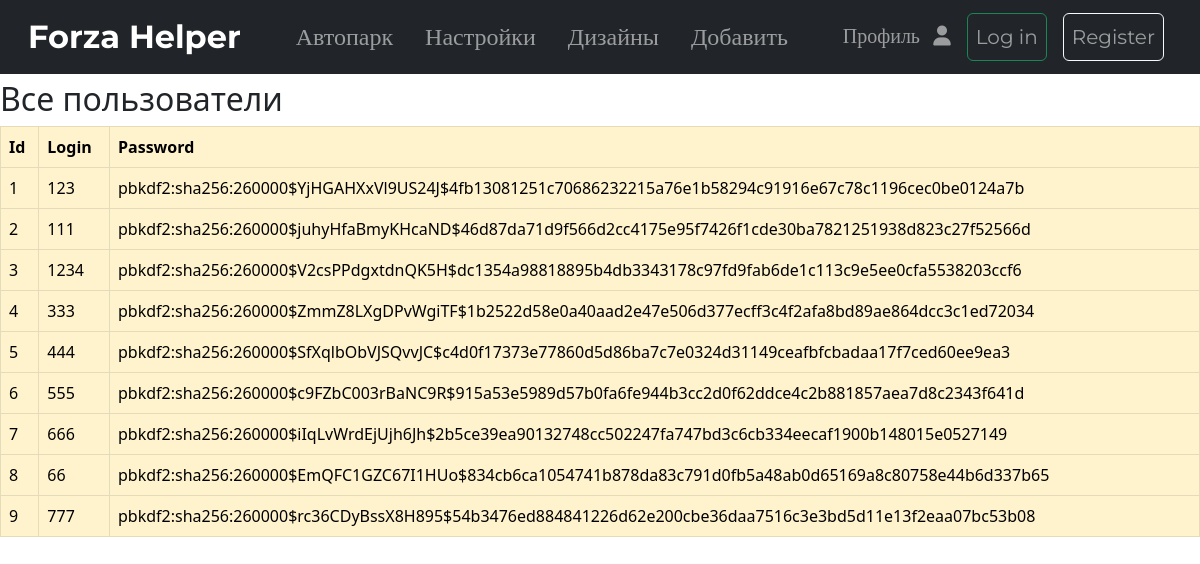
Screenshot of /print-users with the database file from the repository.
### ForzaHelper/models.py (models this page shows)
class User(db.Model, UserMixin):
    id = db.Column(db.Integer, primary_key=True)
    login = db.Column(db.String(128), nullable=False, unique=True)
    password = db.Column(db.String(255), nullable=False)

### ForzaHelper/routes.py (the view)
@app.route('/print-users')
def print_users():
    users = User.query.order_by(User.id).all()
    return render_template('print_users.html', users=users)

### ForzaHelper/routes.py (called while the page is built)
@app.after_request
def redirect_to_signin(response):
    if response.status_code == 401:
        return redirect(url_for('login_page'))
    return response

### ForzaHelper/templates/print_users.html
{% extends 'base.html' %}
{% block body%}
<h2 style="margin-top: 10vh">Все пользователи</h2>
<div class="table-responsive">
    <table class="table table-warning table-hover table-bordered">
      <thead>
        <tr>
          <th scope="col">Id</th>
          <th scope="col">Login</th>
          <th scope="col">Password</th>
        </tr>
      </thead>
      <tbody>
        {% for el in users %}
        <tr class="">
          <td>{{ el.id }}</td>
          <td>{{ el.login }}</td>
          <td>{{ el.password }}</td>
        </tr>
        {% endfor %}
      </tbody>
    </table>
  </div>
{% endblock %}

### ForzaHelper/templates/base.html (shortened to what this page needs)
<!doctype html>
<html lang="en">
<head>
    <link href="https://cdn.jsdelivr.net/npm/bootstrap@5.2.1/dist/css/bootstrap.min.css" rel="stylesheet">
    <link rel="stylesheet" href="{{url_for('static', filename='css/main.css')}}">
    <link rel="stylesheet" href="{{url_for('static', filename='css/add-car-setting.css')}}">
</head>
<body>
    <nav class="navbar navbar-expand-lg fixed-top navbar-dark bg-dark">
        <div class="container-fluid">
          <a class="navbar-brand fw-bold fs-2 ms-3" href="/">Forza Helper</a>
            <ul class="navbar-nav mx-auto mb-2 mb-lg-0">
              <li class="nav-item me-2">
                <a class="nav-link fs-4" href="/car-park">Автопарк</a>
              </li>
              <li class="nav-item mx-2">
                <a class="nav-link fs-4" href="/settings">Настройки</a>
              </li>
              <li class="nav-item mx-2">
                <a class="nav-link fs-4" href="/designs">Дизайны</a>
              </li>
              <li class="nav-item mx-2">
                <a class="nav-link fs-4" href="/add-car-setting">Добавить</a>
              </li>
            </ul>
            <ul class="navbar-nav ms-0 me-3 mb-2 mb-lg-0">
                <li class="nav-item d-flex">
                    <a class="nav-link fs-5" href="/profile">
                      {% if current_user.is_authenticated %}
                      <span>{{ current_user.login }}</span>
                      {% else %}
                      <span>Профиль</span>
                      {% endif %}
                      <i class="fa-solid fa-user ms-2"></i>
                    </a>
                </li>
                {% if current_user.is_authenticated %}
                <li class="nav-item d-flex">
                  <a class="nav-link fs-5 mx-2 btn btn-outline-danger" href="/logout">Log out</a>
                </li>
                {% else %}
                <li class="nav-item d-flex">
                  <a class="nav-link fs-5 mx-2 btn btn-outline-success" href="/login">Log in</a>
                </li>
                <li class="nav-item d-flex">
                  <a class="nav-link fs-5 mx-2 btn btn-outline-light" href="/register">Register</a>
                </li>
                {% endif %}
            </ul>
        </div>
    </nav>
    {% block body%}{% endblock %}
</body>
</html>

### ForzaHelper/static/css/main.css (style rules this page uses)
body { margin-top: 7vh; }
nav { font-family: 'Montserrat', serif; }

### rows the page displays
User: id "1", login "123", password "pbkdf2:sha256:260000$YjHGAHXxVl9US24J$4fb13081251c70686232215a76e1b58294c91916e67c78c1196cec0be0124a7b"
User: id "2", login "111", password "pbkdf2:sha256:260000$juhyHfaBmyKHcaND$46d87da71d9f566d2cc4175e95f7426f1cde30ba7821251938d823c27f52566d"
User: id "3", login "1234", password "pbkdf2:sha256:260000$V2csPPdgxtdnQK5H$dc1354a98818895b4db3343178c97fd9fab6de1c113c9e5ee0cfa5538203ccf6"
User: id "4", login "333", password "pbkdf2:sha256:260000$ZmmZ8LXgDPvWgiTF$1b2522d58e0a40aad2e47e506d377ecff3c4f2afa8bd89ae864dcc3c1ed72034"
User: id "5", login "444", password "pbkdf2:sha256:260000$SfXqlbObVJSQvvJC$c4d0f17373e77860d5d86ba7c7e0324d31149ceafbfcbadaa17f7ced60ee9ea3"
User: id "6", login "555", password "pbkdf2:sha256:260000$c9FZbC003rBaNC9R$915a53e5989d57b0fa6fe944b3cc2d0f62ddce4c2b881857aea7d8c2343f641d"
User: id "7", login "666", password "pbkdf2:sha256:260000$iIqLvWrdEjUjh6Jh$2b5ce39ea90132748cc502247fa747bd3c6cb334eecaf1900b148015e0527149"
User: id "8", login "66", password "pbkdf2:sha256:260000$EmQFC1GZC67I1HUo$834cb6ca1054741b878da83c791d0fb5a48ab0d65169a8c80758e44b6d337b65"
User: id "9", login "777", password "pbkdf2:sha256:260000$rc36CDyBssX8H895$54b3476ed884841226d62e200cbe36daa7516c3e3bd5d11e13f2eaa07bc53b08"
